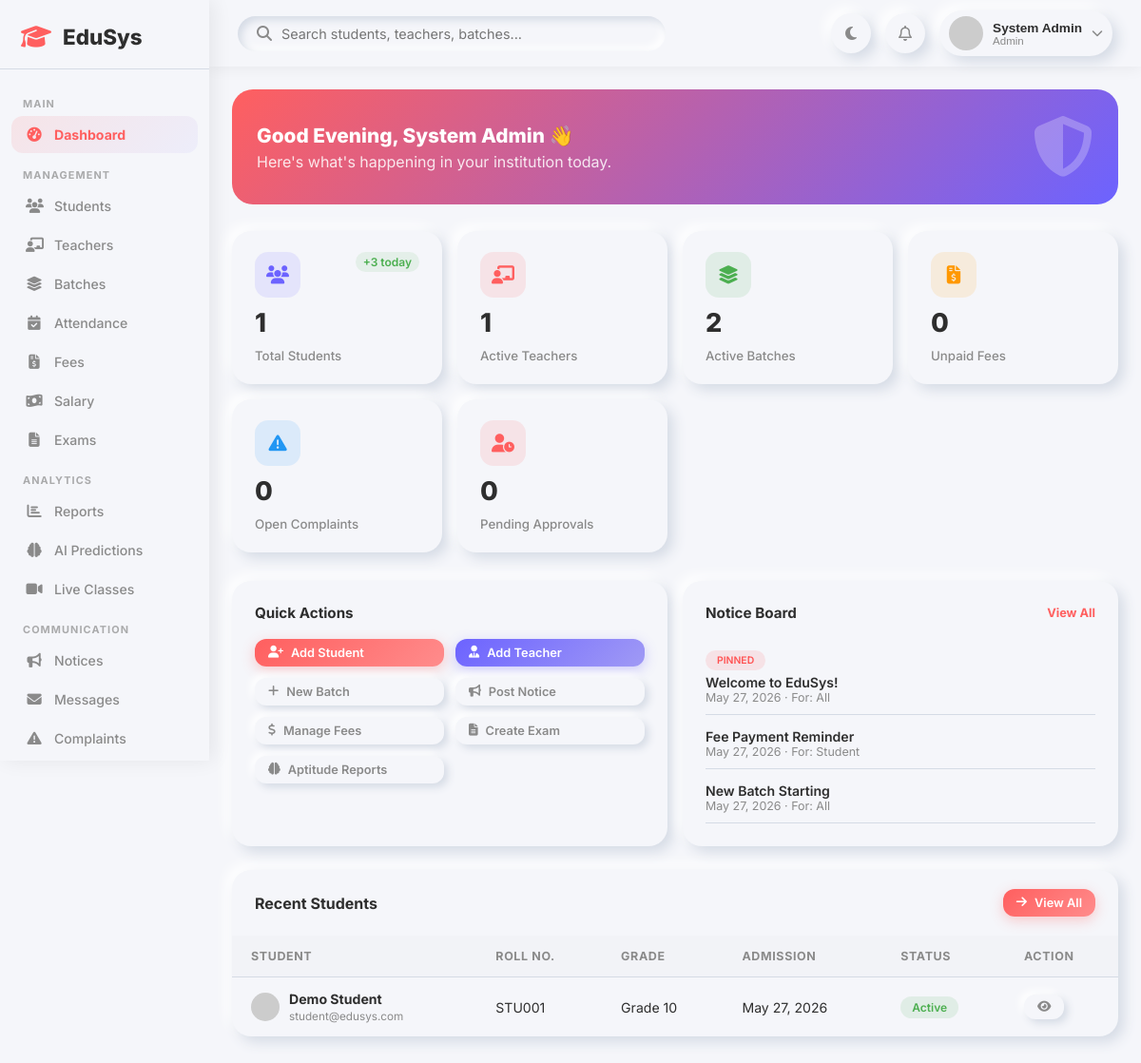
Page /admin/dashboard.php (signed in) on the committed database.
### tables this page shows
CREATE TABLE IF NOT EXISTS notices (
    id INT AUTO_INCREMENT PRIMARY KEY,
    title VARCHAR(200) NOT NULL,
    content TEXT,
    target_role ENUM('all','student','teacher','admin') DEFAULT 'all',
    created_by INT,
    is_pinned TINYINT(1) DEFAULT 0,
    created_at TIMESTAMP DEFAULT CURRENT_TIMESTAMP,
    FOREIGN KEY (created_by) REFERENCES users(id) ON DELETE SET NULL
);

CREATE TABLE IF NOT EXISTS students (
    id INT AUTO_INCREMENT PRIMARY KEY,
    user_id INT NOT NULL,
    roll_number VARCHAR(50) UNIQUE,
    date_of_birth DATE,
    gender ENUM('male','female','other'),
    phone VARCHAR(20),
    address TEXT,
    parent_name VARCHAR(150),
    parent_phone VARCHAR(20),
    grade VARCHAR(20),
    admission_date DATE DEFAULT (CURRENT_DATE),
    FOREIGN KEY (user_id) REFERENCES users(id) ON DELETE CASCADE
);

CREATE TABLE IF NOT EXISTS users (
    id INT AUTO_INCREMENT PRIMARY KEY,
    name VARCHAR(150) NOT NULL,
    email VARCHAR(150) UNIQUE NOT NULL,
    password VARCHAR(255) NOT NULL,
    role ENUM('admin','teacher','student') NOT NULL DEFAULT 'student',
    avatar VARCHAR(255) DEFAULT NULL,
    status ENUM('active','inactive','pending') DEFAULT 'pending',
    created_at TIMESTAMP DEFAULT CURRENT_TIMESTAMP,
    updated_at TIMESTAMP DEFAULT CURRENT_TIMESTAMP ON UPDATE CURRENT_TIMESTAMP
);

### admin/dashboard.php (the view, shortened to what this page needs)
<?php
require_once '../includes/header.php';
$total_students = $conn->query("SELECT COUNT(*) as cnt FROM students")->fetch_assoc()['cnt'];
$total_teachers = $conn->query("SELECT COUNT(*) as cnt FROM teachers WHERE approval_status='approved'")->fetch_assoc()['cnt'];
$total_batches = $conn->query("SELECT COUNT(*) as cnt FROM batches WHERE status='active'")->fetch_assoc()['cnt'];
$pending_fees = $conn->query("SELECT COUNT(*) as cnt FROM fees WHERE status='unpaid' OR status='overdue'")->fetch_assoc()['cnt'];
$pending_teachers = $conn->query("SELECT COUNT(*) as cnt FROM teachers WHERE approval_status='pending'")->fetch_assoc()['cnt'];
$open_complaints = $conn->query("SELECT COUNT(*) as cnt FROM complaints WHERE status='open'")->fetch_assoc()['cnt'];
$recent_students = $conn->query("SELECT u.name, u.email, s.roll_number, s.grade, s.admission_date, u.status FROM students s JOIN users u ON s.user_id=u.id ORDER BY s.id DESC LIMIT 8");
$notices = $conn->query("SELECT * FROM notices ORDER BY is_pinned DESC, created_at DESC LIMIT 5");
?>
<div class="hero-strip">
    <div>
        <h2>Good Evening, <?= htmlspecialchars($name) ?> 👋</h2>
        <p>Here's what's happening in your institution today.</p>
    </div>
    <div class="hero-strip-icon"><i class="fa-solid fa-shield-halved"></i></div>
</div>
<div class="stats-grid">
    <div class="stat-card" onclick="location.href='students.php'" style="cursor:pointer;">
        <div class="stat-card-header">
            <div class="stat-icon purple"><i class="fa-solid fa-users"></i></div>
            <span class="stat-change up">+3 today</span>
        </div>
        <div class="stat-value"><?= $total_students ?></div>
        <div class="stat-label">Total Students</div>
    </div>
    <div class="stat-card" onclick="location.href='teachers.php'" style="cursor:pointer;">
        <div class="stat-card-header">
            <div class="stat-icon red"><i class="fa-solid fa-chalkboard-user"></i></div>
        </div>
        <div class="stat-value"><?= $total_teachers ?></div>
        <div class="stat-label">Active Teachers</div>
    </div>
    <div class="stat-card" onclick="location.href='batches.php'" style="cursor:pointer;">
        <div class="stat-card-header">
            <div class="stat-icon green"><i class="fa-solid fa-layer-group"></i></div>
        </div>
        <div class="stat-value"><?= $total_batches ?></div>
        <div class="stat-label">Active Batches</div>
    </div>
    <div class="stat-card" onclick="location.href='fees.php'" style="cursor:pointer;">
        <div class="stat-card-header">
            <div class="stat-icon orange"><i class="fa-solid fa-file-invoice-dollar"></i></div>
        </div>
        <div class="stat-value"><?= $pending_fees ?></div>
        <div class="stat-label">Unpaid Fees</div>
    </div>
    <div class="stat-card" onclick="location.href='complaints.php'" style="cursor:pointer;">
        <div class="stat-card-header">
            <div class="stat-icon blue"><i class="fa-solid fa-triangle-exclamation"></i></div>
        </div>
        <div class="stat-value"><?= $open_complaints ?></div>
        <div class="stat-label">Open Complaints</div>
    </div>
    <div class="stat-card" onclick="location.href='verify_teacher.php'" style="cursor:pointer;">
        <div class="stat-card-header">
            <div class="stat-icon red"><i class="fa-solid fa-user-clock"></i></div>
        </div>
        <div class="stat-value"><?= $pending_teachers ?></div>
        <div class="stat-label">Pending Approvals</div>
    </div>
</div>
<div class="charts-grid">
    <div class="chart-card">
        <div class="chart-title">Quick Actions</div>
        <div style="display:grid;grid-template-columns:1fr 1fr;gap:12px;">
            <a href="/project/admin/students.php?modal=add" class="btn btn-primary btn-sm"><i class="fa-solid fa-user-plus"></i> Add Student</a>
            <a href="/project/admin/teachers.php?modal=add" class="btn btn-secondary btn-sm"><i class="fa-solid fa-user-tie"></i> Add Teacher</a>
            <a href="/project/admin/batches.php?modal=add" class="btn btn-outline btn-sm"><i class="fa-solid fa-plus"></i> New Batch</a>
            <a href="/project/admin/notices.php?modal=add" class="btn btn-outline btn-sm"><i class="fa-solid fa-bullhorn"></i> Post Notice</a>
            <a href="/project/admin/fees.php" class="btn btn-outline btn-sm"><i class="fa-solid fa-dollar-sign"></i> Manage Fees</a>
            <a href="/project/admin/exams.php?modal=add" class="btn btn-outline btn-sm"><i class="fa-solid fa-file-alt"></i> Create Exam</a>
            <a href="/project/admin/aptitude-reports.php" class="btn btn-outline btn-sm"><i class="fa-solid fa-brain"></i> Aptitude Reports</a>
        </div>
    </div>
    <div class="chart-card">
        <div class="chart-title">Notice Board <a href="/project/admin/notices.php" style="font-size:0.8rem;color:var(--primary);text-decoration:none;">View All</a></div>
        <?php while ($n = $notices->fetch_assoc()): ?>
        <div style="padding:10px 0;border-bottom:1px solid var(--shadow-dark);">
            <?php if ($n['is_pinned']): ?><span class="badge-pill badge-danger" style="font-size:0.65rem;">PINNED</span><?php endif; ?>
            <p style="font-size:0.88rem;font-weight:600;margin-top:4px;"><?= htmlspecialchars($n['title']) ?></p>
            <p style="font-size:0.78rem;color:var(--text-secondary);"><?= date('M d, Y', strtotime($n['created_at'])) ?> &middot; For: <?= ucfirst($n['target_role']) ?></p>
        </div>
        <?php endwhile; ?>
    </div>
</div>
<div class="table-card">
    <div class="table-header">
        <h3>Recent Students</h3>
        <a href="/project/admin/students.php" class="btn btn-primary btn-sm"><i class="fa-solid fa-arrow-right"></i> View All</a>
    </div>
    <div class="table-responsive">
        <table>
            <thead>
                <tr>
                    <th>Student</th>
                    <th>Roll No.</th>
                    <th>Grade</th>
                    <th>Admission</th>
                    <th>Status</th>
                    <th>Action</th>
                </tr>
            </thead>
            <tbody>
                <?php if ($recent_students->num_rows === 0): ?>
                <tr><td colspan="6" style="text-align:center;color:var(--text-secondary);padding:30px;">No students registered yet.</td></tr>
                <?php else: ?>
                <?php while ($s = $recent_students->fetch_assoc()): ?>
                <tr>
                    <td>
                        <div style="display:flex;align-items:center;gap:10px;">
                            <img src="https://i.pravatar.cc/40?u=<?= htmlspecialchars($s['email']) ?>" class="avatar-sm">
                            <div>
                                <strong style="font-size:0.88rem;"><?= htmlspecialchars($s['name']) ?></strong><br>
                                <small style="color:var(--text-secondary);"><?= htmlspecialchars($s['email']) ?></small>
                            </div>
                        </div>
                    </td>
                    <td><?= htmlspecialchars($s['roll_number'] ?? 'N/A') ?></td>
                    <td><?= htmlspecialchars($s['grade'] ?? 'N/A') ?></td>
                    <td><?= $s['admission_date'] ? date('M d, Y', strtotime($s['admission_date'])) : '-' ?></td>
                    <td><span class="badge-pill <?= $s['status'] === 'active' ? 'badge-success' : 'badge-warning' ?>"><?= ucfirst($s['status']) ?></span></td>
                    <td>
                        <a href="/project/admin/students.php?id=<?= $s['roll_number'] ?>" class="btn btn-outline btn-sm"><i class="fa-solid fa-eye"></i></a>
                    </td>
                </tr>
                <?php endwhile; ?>
                <?php endif; ?>
            </tbody>
        </table>
    </div>
</div>
<?php require_once '../includes/footer.php'; ?>

### includes/header.php (shortened to what this page needs)
<?php
$role = $_SESSION['role'];
$name = $_SESSION['name'];
$avatar = $_SESSION['avatar'] ?? '';
$current_page = basename($_SERVER['PHP_SELF'], '.php');
?>
<!DOCTYPE html>
<html lang="en">
<head>
    <link rel="stylesheet" href="https://cdnjs.cloudflare.com/ajax/libs/font-awesome/6.4.0/css/all.min.css">
    <link rel="stylesheet" href="<?= BASE_URL ?>css/dashboard.css">
    <link rel="stylesheet" href="<?= BASE_URL ?>css/responsive.css">
</head>
<body>
    <div class="app-wrapper">
        <aside class="sidebar" id="sidebar">
            <div class="sidebar-brand">
                <i class="fa-solid fa-graduation-cap"></i>
                <span class="brand-name">EduSys</span>
            </div>
            <nav class="sidebar-nav">
                <?php if ($role === 'admin'): ?>
                    <div class="nav-section-label">Main</div>
                    <a href="<?= BASE_URL ?>admin/dashboard.php"
                        class="nav-link <?= $current_page === 'dashboard' ? 'active' : '' ?>"><i
                            class="fa-solid fa-gauge-high"></i><span>Dashboard</span></a>
                    <div class="nav-section-label">Management</div>
                    <a href="<?= BASE_URL ?>admin/students.php"
                        class="nav-link <?= $current_page === 'students' ? 'active' : '' ?>"><i
                            class="fa-solid fa-users"></i><span>Students</span></a>
                    <a href="<?= BASE_URL ?>admin/teachers.php"
                        class="nav-link <?= $current_page === 'teachers' ? 'active' : '' ?>"><i
                            class="fa-solid fa-chalkboard-user"></i><span>Teachers</span></a>
                    <a href="<?= BASE_URL ?>admin/batches.php"
                        class="nav-link <?= $current_page === 'batches' ? 'active' : '' ?>"><i
                            class="fa-solid fa-layer-group"></i><span>Batches</span></a>
                    <a href="<?= BASE_URL ?>admin/attendance.php"
                        class="nav-link <?= $current_page === 'attendance' ? 'active' : '' ?>"><i
                            class="fa-solid fa-calendar-check"></i><span>Attendance</span></a>
                    <a href="<?= BASE_URL ?>admin/fees.php"
                        class="nav-link <?= $current_page === 'fees' ? 'active' : '' ?>"><i
                            class="fa-solid fa-file-invoice-dollar"></i><span>Fees</span></a>
                    <a href="<?= BASE_URL ?>admin/salary.php"
                        class="nav-link <?= $current_page === 'salary' ? 'active' : '' ?>"><i
                            class="fa-solid fa-money-bill-wave"></i><span>Salary</span></a>
                    <a href="<?= BASE_URL ?>admin/exams.php"
                        class="nav-link <?= $current_page === 'exams' ? 'active' : '' ?>"><i
                            class="fa-solid fa-file-alt"></i><span>Exams</span></a>
                    <div class="nav-section-label">Analytics</div>
                    <a href="<?= BASE_URL ?>admin/reports.php"
                        class="nav-link <?= $current_page === 'reports' ? 'active' : '' ?>"><i
                            class="fa-solid fa-chart-bar"></i><span>Reports</span></a>
                    <a href="<?= BASE_URL ?>admin/ai-predictions.php"
                        class="nav-link <?= $current_page === 'ai-predictions' ? 'active' : '' ?>"><i
                            class="fa-solid fa-brain"></i><span>AI Predictions</span></a>
                    <a href="<?= BASE_URL ?>admin/live-class-reports.php"
                        class="nav-link <?= $current_page === 'live-class-reports' ? 'active' : '' ?>"><i
                            class="fa-solid fa-video"></i><span>Live Classes</span></a>
                    <div class="nav-section-label">Communication</div>
                    <a href="<?= BASE_URL ?>admin/notices.php"
                        class="nav-link <?= $current_page === 'notices' ? 'active' : '' ?>"><i
                            class="fa-solid fa-bullhorn"></i><span>Notices</span></a>
                    <a href="<?= BASE_URL ?>admin/messages.php"
                        class="nav-link <?= $current_page === 'messages' ? 'active' : '' ?>"><i
                            class="fa-solid fa-envelope"></i><span>Messages</span></a>
                    <a href="<?= BASE_URL ?>admin/complaints.php"
                        class="nav-link <?= $current_page === 'complaints' ? 'active' : '' ?>"><i
                            class="fa-solid fa-triangle-exclamation"></i><span>Complaints</span></a>
                    <a href="<?= BASE_URL ?>admin/feedback.php"
                        class="nav-link <?= $current_page === 'feedback' ? 'active' : '' ?>"><span>Feedback</span></a>
                <?php endif; ?>
            </nav>
        </aside>
        <div class="main-layout">
            <header class="topnav">
                <div class="topnav-search">
                    <i class="fa-solid fa-magnifying-glass"></i>
                    <input type="text" id="universal-search-input" placeholder="Search students, teachers, batches..."
                        autocomplete="off">
                </div>
                <div class="topnav-right">
                    <button class="icon-btn" id="themeToggleBtn" onclick="toggleTheme()" title="Toggle Theme">
                        <i class="fa-solid fa-moon"></i>
                    </button>
                    <div class="dropdown" id="notifDropdown">
                        <button class="icon-btn neumorphic" onclick="toggleDropdown('notifDropdown')">
                            <i class="fa-regular fa-bell"></i>
                        </button>
                    </div>
                    <div class="dropdown" id="profileDropdown">
                        <button class="profile-btn" onclick="toggleDropdown('profileDropdown')">
                            <img src="<?= $avatar ? BASE_URL . 'uploads/avatars/' . htmlspecialchars($avatar) : 'https://i.pravatar.cc/100?u=' . $_SESSION['user_id'] ?>"
                                alt="Avatar">
                            <div class="profile-info">
                                <span class="profile-name"><?= htmlspecialchars($name) ?></span>
                                <span class="profile-role"><?= ucfirst($role) ?></span>
                            </div>
                            <i class="fa-solid fa-chevron-down"></i>
                        </button>
                    </div>
                </div>
            </header>
            <main class="page-content">

### includes/footer.php (shortened to what this page needs)
    </main>
</div>
</div>
</body>
</html>

### css/responsive.css (style rules this page uses)
@media (max-width: 1200px) { :root { --sidebar-width: 220px; } }
@media (max-width: 1200px) { .page-content { padding: 24px; } }
@media (max-width: 1200px) { .stats-grid { gap: 16px; } }
@media (max-width: 1200px) { .charts-grid { gap: 16px; } }
@media (max-width: 1200px) { .hero-strip { padding: 22px 26px; } }
@media (max-width: 1200px) { .hero-strip h2 { font-size: 1.3rem; } }
@media (max-width: 1200px) { .stat-value { font-size: 1.7rem; } }

### rows in the picture
notices: is_pinned "PINNED", title "Welcome to EduSys!", created_at "May 27, 2026", target_role "All"
notices: title "Fee Payment Reminder", created_at "May 27, 2026", target_role "Student"
notices: title "New Batch Starting", created_at "May 27, 2026", target_role "All"
students: user.name "Demo Student", user.email "student@edusys.com", roll_number "STU001", grade "Grade 10", admission_date "May 27, 2026", user.status "Active"

### other values in the picture
$name "System Admin"
$role "Admin"
$total_students "1"
$total_teachers "1"
$total_batches "2"
$pending_fees "0"
$open_complaints "0"
$pending_teachers "0"
